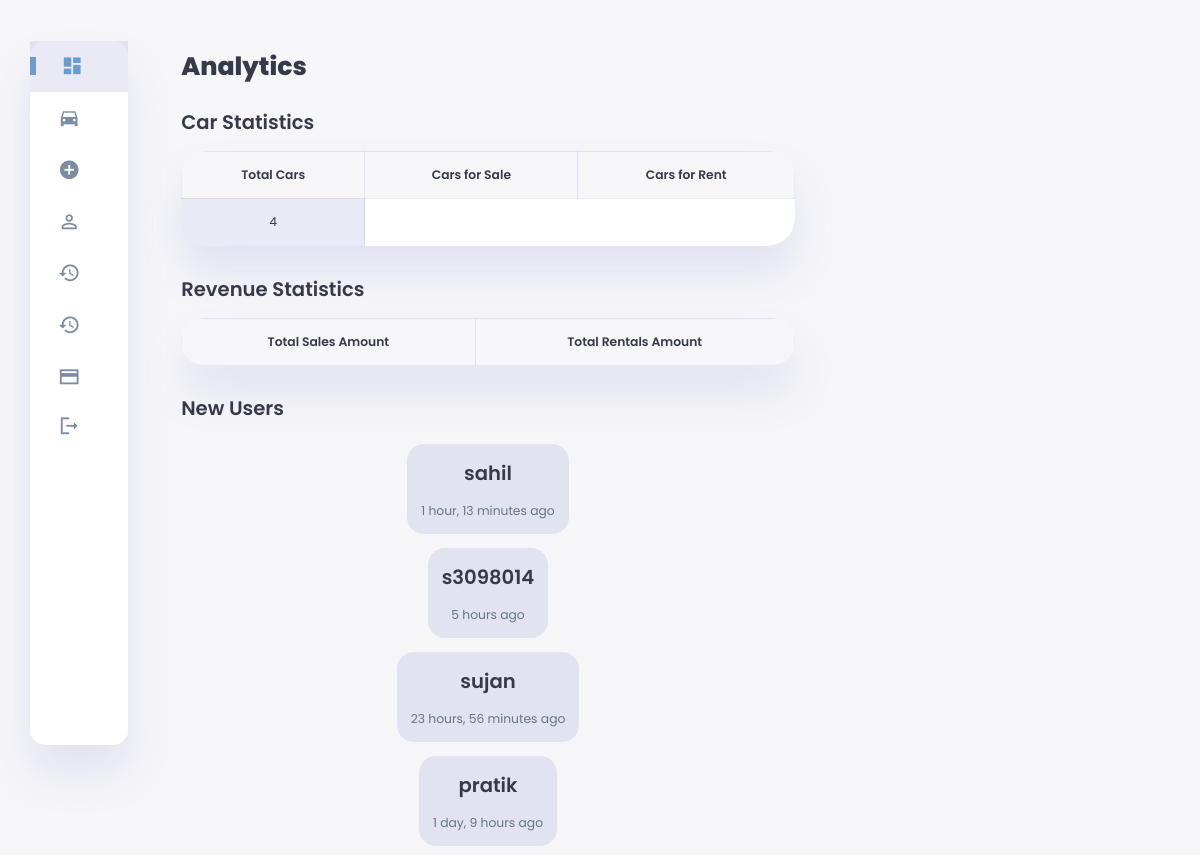
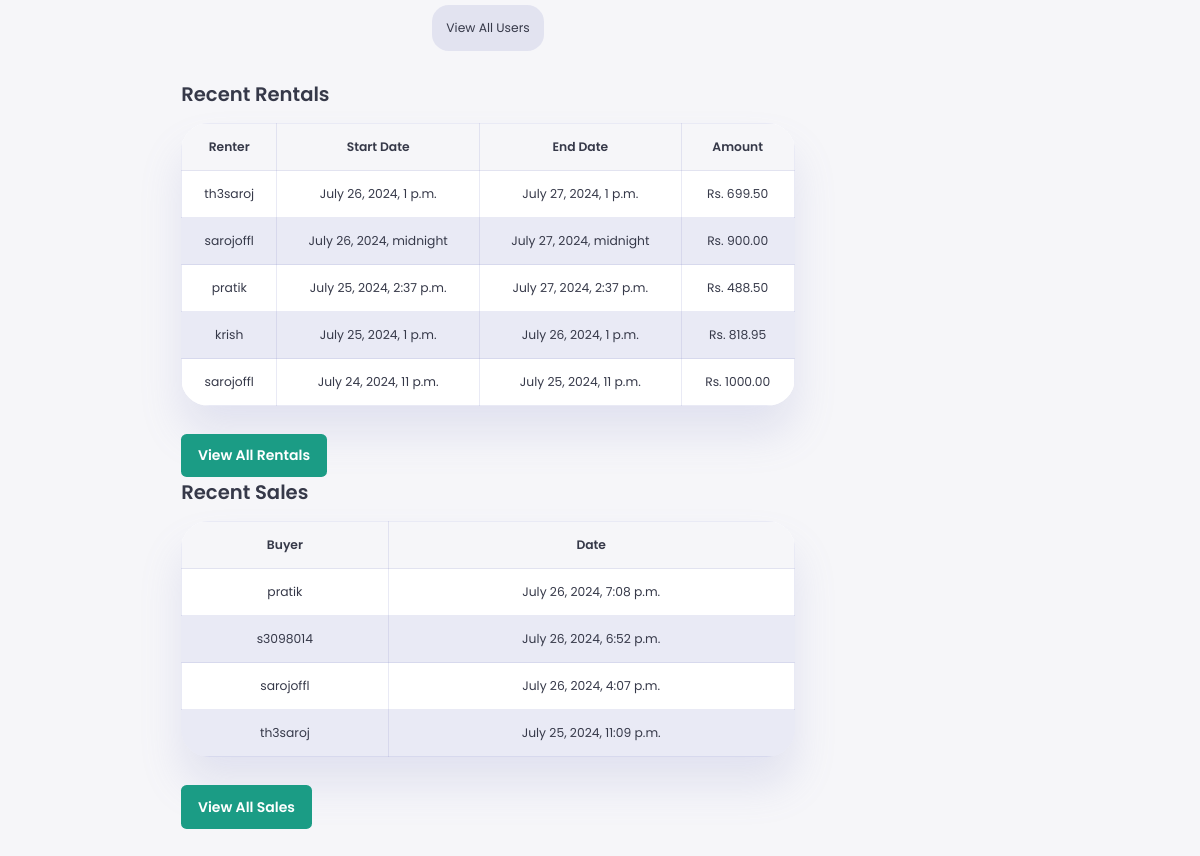
The page /admin_dashboard/ (signed in) on the database as committed earlier (2 pictures, top to bottom).
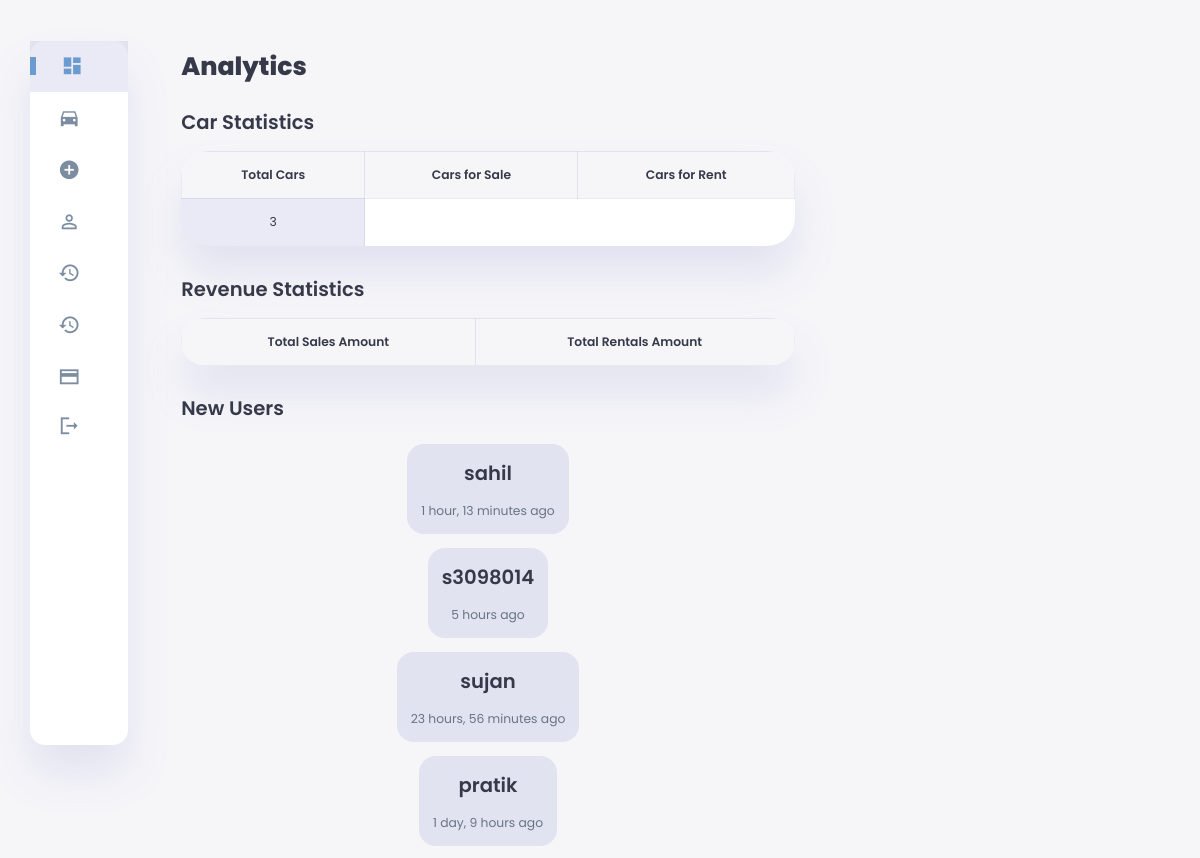
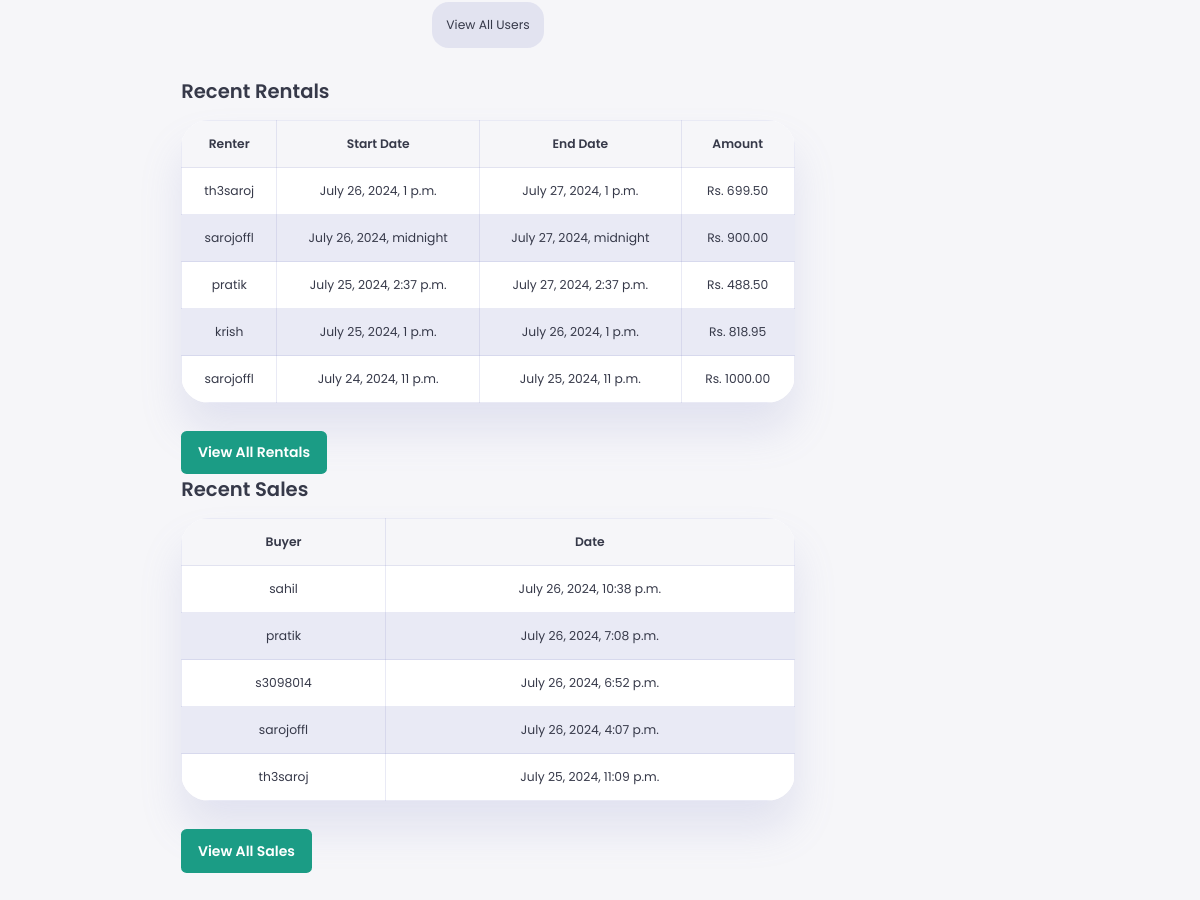
The same page on the database as committed later (2 pictures, top to bottom).
### sales_rental/models.py (models this page shows, shortened)
class User(AbstractUser):
    email_confirmed = models.BooleanField(default=False)
    otp = models.CharField(max_length=6, null=True, blank=True)
    otp_expiration = models.DateTimeField(null=True, blank=True)
    watchlist = models.ManyToManyField('Car', related_name='watchlisted_by', blank=True)
    phone_number = models.CharField(max_length=15, null=True, blank=True)

class Rental(models.Model):
    car = models.ForeignKey(Car, related_name='rentals', on_delete=models.CASCADE)
    renter = models.ForeignKey(User, on_delete=models.CASCADE)
    rental_start_date = models.DateTimeField()
    rental_end_date = models.DateTimeField()
    amount = models.DecimalField(max_digits=10, decimal_places=2, default=0.00)
    cancellation_reason = models.CharField(max_length=255, blank=True, null=True)
    cancellation_date = models.DateTimeField(blank=True, null=True)
    is_active = models.BooleanField(default=True)

class Sale(models.Model):
    car = models.ForeignKey(Car, related_name='sales', on_delete=models.CASCADE)
    buyer = models.ForeignKey(User, on_delete=models.CASCADE)
    sale_date = models.DateTimeField(auto_now_add=True)
    amount = models.DecimalField(max_digits=10, decimal_places=2, default=0.00)

### sales_rental/admin_views.py (the view)
# urls.py: path('admin_dashboard/', admin_views.admin_dashboard, name='admin_dashboard'),
@user_passes_test(lambda u: u.is_superuser)
def admin_dashboard(request):
    total_cars = Car.objects.count()
    cars_for_sale = Car.objects.filter(is_available_for_sale=True).count()
    cars_for_rent = Car.objects.filter(is_available_for_rent=True).count()
    new_users = User.objects.order_by('-date_joined')[:4]
    recent_rentals = Rental.objects.order_by('-rental_start_date')[:5]
    recent_sales = Sale.objects.order_by('-sale_date')[:5]
    total_sales_amount = Sale.objects.aggregate(Sum('amount'))['amount__sum'] or 0
    total_rentals_amount = Rental.objects.aggregate(Sum('amount'))['amount__sum'] or 0
    context = {
        'total_cars': total_cars,
        'cars_for_sale': cars_for_sale,
        'cars_for_rent': cars_for_rent,
        'new_users': new_users,
        'recent_rentals': recent_rentals,
        'recent_sales': recent_sales,
        'total_sales_amount': total_sales_amount,
        'total_rentals_amount': total_rentals_amount,
    }
    return render(request, 'admin_dashboard.html', context)

### sales_rental/context_processors.py (called while the page is built)
def current_year(request):
    return {'current_year': datetime.now().year}

### sales_rental/templates/admin_dashboard.html (shortened to what this page needs)
{% extends "admin_base.html" %}
{% load static %}
{% block content %}
<main>
    <h1>Analytics</h1>
    <section class="car-statistics">
        <h2>Car Statistics</h2>
        <table class="stats-table">
            <tr>
                <th>Total Cars</th>
                <th>Cars for Sale</th>
                <th>Cars for Rent</th>
            </tr>
            <tr>
                <td>{{ cars_for_sale }}</td>
            </tr>
        </table>
    </section>
    <section class="revenue-statistics">
        <h2>Revenue Statistics</h2>
        <table class="stats-table">
            <tr>
                <th>Total Sales Amount</th>
                <th>Total Rentals Amount</th>
            </tr>
        </table>
    </section>
    <section class="new-users">
        <h2>New Users</h2>
        <div class="user-list">
            {% for user in new_users %}
            <div class="user-item">
                <h2>{{ user.username }}</h2>
                <p>{{ user.date_joined|timesince }} ago</p>
            </div>
            {% endfor %}
            <div class="user-item">
                <a href="{% url 'user_list' %}">View All Users</a>
            </div>
        </div>
    </section>
    {% if recent_rentals %}
    <section class="recent-rentals">
        <h2>Recent Rentals</h2>
        <table>
            <thead>
                <tr>
                    <th>Renter</th>
                    <th>Start Date</th>
                    <th>End Date</th>
                    <th>Amount</th>
                </tr>
            </thead>
            <tbody>
                {% for rental in recent_rentals %}
                <tr>
                    <td>{{ rental.renter.username }}</td>
                    <td>{{ rental.rental_start_date }}</td>
                    <td>{{ rental.rental_end_date }}</td>
                    <td>Rs. {{ rental.amount|floatformat:2 }}</td>
                </tr>
                {% endfor %}
            </tbody>
        </table>
        <a href="{% url 'rental_history' %}" class="btn btn-secondary">View All Rentals</a>
    </section>
    {% endif %}
    {% if recent_sales %}
    <section class="recent-sales">
        <h2>Recent Sales</h2>
        <table>
            <thead>
                <tr>
                    <th>Buyer</th>
                    <th>Date</th>
                </tr>
            </thead>
            <tbody>
                {% for sale in recent_sales %}
                <tr>
                    <td>{{ sale.buyer.username }}</td>
                    <td>{{ sale.sale_date }}</td>
                </tr>
                {% endfor %}
            </tbody>
        </table>
        <a href="{% url 'sales_history' %}" class="btn btn-secondary">View All Sales</a>
    </section>
    {% endif %}
</main>
{% endblock %}

Rows that differ between the two databases and show on the page:
added Sale: buyer.username "sahil", sale_date "July 26, 2024, 10:38 p.m."
Other text that changed with them:
{{ cars_for_sale }}: "4" → "3"
